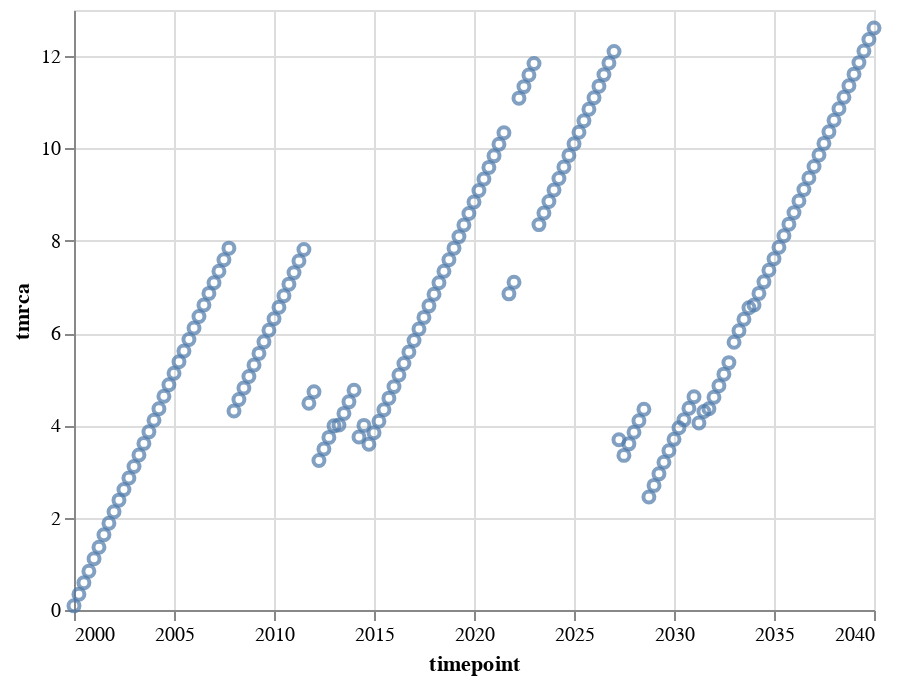

The notebook cell saved with this chart:
### Code cell
alt.Chart(df).mark_point().encode(
    x="timepoint:T",
    y="tmrca:Q"
)

### Figure 1 — Vega-Lite specification as saved in the notebook (floating-point values rounded to 4 significant figures; data arrays with more than 128 entries replaced by an {"elided": "..."} marker saying what was removed)
{"$schema": "https://vega.github.io/schema/vega-lite/v3.3.0.json", "config": {"mark": {"tooltip": null}, "view": {"height": 300, "width": 400}}, "data": {"name": "data-9ceceb7d8e4a741a3a2a4574343997f0"}, "datasets": {"data-9ceceb7d8e4a741a3a2a4574343997f0": {"elided": "161 records"}}, "encoding": {"x": {"field": "timepoint", "type": "temporal"}, "y": {"field": "tmrca", "type": "quantitative"}}, "mark": "point"}
